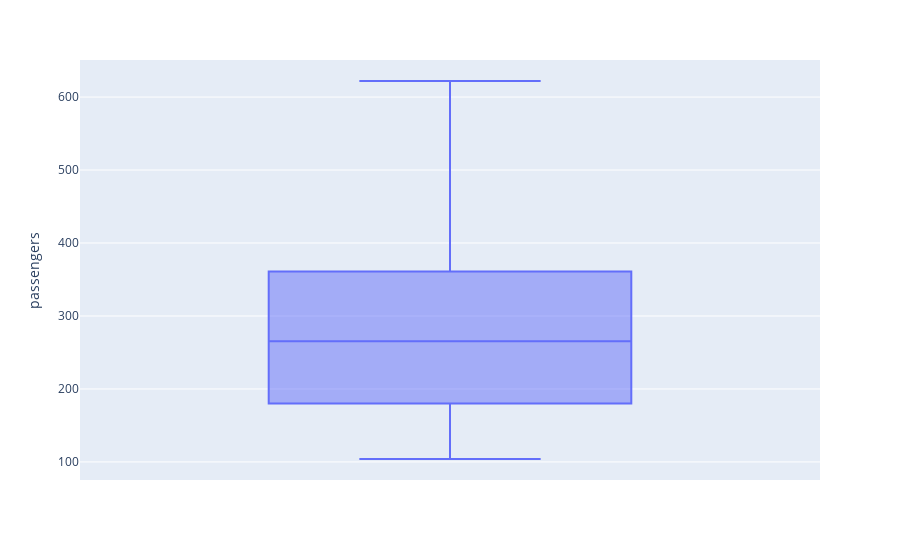
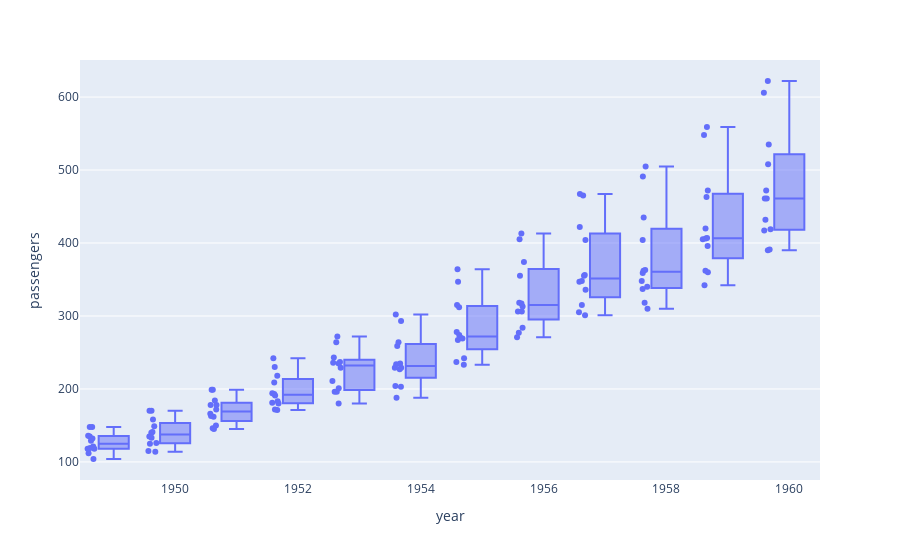
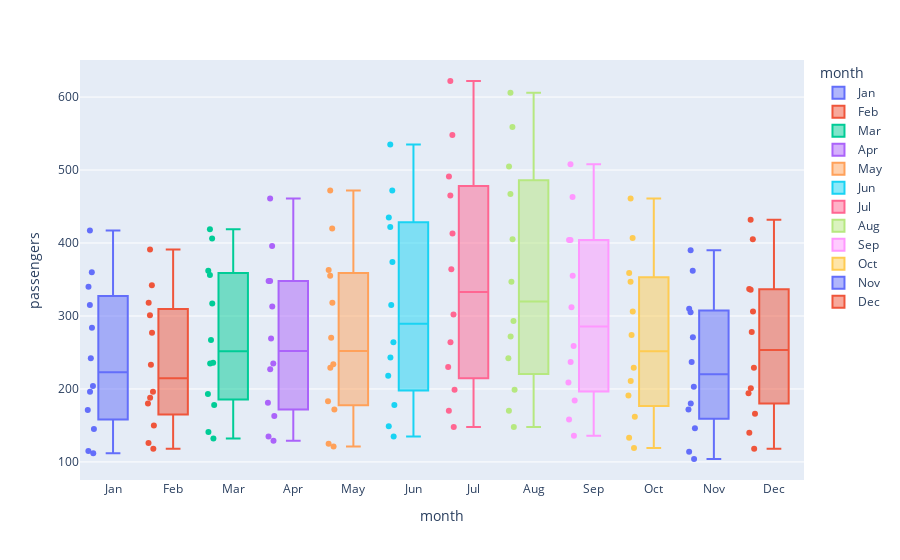

Write notebook code for charts like these, in order.
### Code cell
import seaborn as sb
sb.get_dataset_names()

data=sb.load_dataset('flights')
print(data)

import plotly.express as px
fig = px.box(data, y="passengers")
# fig = px.box(data, y="passengers", notched=True)
fig.show()

fig = px.box(data, x="year", y="passengers", points="all")
fig.show()

fig = px.box(data, x="month", y="passengers", points="all", color="month")
fig.show()

### Figure 1 — Plotly figure (JSON) as saved in the notebook; plotly's stock layout.template omitted (floating-point values rounded to 4 significant figures; data arrays with more than 128 entries replaced by an {"elided": "..."} marker saying what was removed)
{"data": [{"alignmentgroup": "True", "hovertemplate": "passengers=%{y}<extra></extra>", "legendgroup": "", "marker": {"color": "#636efa"}, "name": "", "notched": false, "offsetgroup": "", "orientation": "v", "showlegend": false, "type": "box", "x0": " ", "xaxis": "x", "y": {"elided": "144 int values"}, "y0": " ", "yaxis": "y"}], "layout": {"boxmode": "group", "legend": {"tracegroupgap": 0}, "margin": {"t": 60}, "xaxis": {"anchor": "y", "domain": [0, 1]}, "yaxis": {"anchor": "x", "domain": [0, 1], "title": {"text": "passengers"}}}}

### Figure 2 — Plotly figure (JSON) as saved in the notebook; plotly's stock layout.template omitted (floating-point values rounded to 4 significant figures; data arrays with more than 128 entries replaced by an {"elided": "..."} marker saying what was removed)
{"data": [{"alignmentgroup": "True", "boxpoints": "all", "hovertemplate": "year=%{x}<br>passengers=%{y}<extra></extra>", "legendgroup": "", "marker": {"color": "#636efa"}, "name": "", "notched": false, "offsetgroup": "", "orientation": "v", "showlegend": false, "type": "box", "x": {"elided": "144 int values"}, "x0": " ", "xaxis": "x", "y": {"elided": "144 int values"}, "y0": " ", "yaxis": "y"}], "layout": {"boxmode": "group", "legend": {"tracegroupgap": 0}, "margin": {"t": 60}, "xaxis": {"anchor": "y", "domain": [0, 1], "title": {"text": "year"}}, "yaxis": {"anchor": "x", "domain": [0, 1], "title": {"text": "passengers"}}}}

### Figure 3 — Plotly figure (JSON) as saved in the notebook; plotly's stock layout.template omitted (floating-point values rounded to 4 significant figures)
{"data": [{"alignmentgroup": "True", "boxpoints": "all", "hovertemplate": "month=%{x}<br>passengers=%{y}<extra></extra>", "legendgroup": "Jan", "marker": {"color": "#636efa"}, "name": "Jan", "notched": false, "offsetgroup": "Jan", "orientation": "v", "showlegend": true, "type": "box", "x": ["Jan", "Jan", "Jan", "Jan", "Jan", "Jan", "Jan", "Jan", "Jan", "Jan", "Jan", "Jan"], "x0": " ", "xaxis": "x", "y": [112, 115, 145, 171, 196, 204, 242, 284, 315, 340, 360, 417], "y0": " ", "yaxis": "y"}, {"alignmentgroup": "True", "boxpoints": "all", "hovertemplate": "month=%{x}<br>passengers=%{y}<extra></extra>", "legendgroup": "Feb", "marker": {"color": "#EF553B"}, "name": "Feb", "notched": false, "offsetgroup": "Feb", "orientation": "v", "showlegend": true, "type": "box", "x": ["Feb", "Feb", "Feb", "Feb", "Feb", "Feb", "Feb", "Feb", "Feb", "Feb", "Feb", "Feb"], "x0": " ", "xaxis": "x", "y": [118, 126, 150, 180, 196, 188, 233, 277, 301, 318, 342, 391], "y0": " ", "yaxis": "y"}, {"alignmentgroup": "True", "boxpoints": "all", "hovertemplate": "month=%{x}<br>passengers=%{y}<extra></extra>", "legendgroup": "Mar", "marker": {"color": "#00cc96"}, "name": "Mar", "notched": false, "offsetgroup": "Mar", "orientation": "v", "showlegend": true, "type": "box", "x": ["Mar", "Mar", "Mar", "Mar", "Mar", "Mar", "Mar", "Mar", "Mar", "Mar", "Mar", "Mar"], "x0": " ", "xaxis": "x", "y": [132, 141, 178, 193, 236, 235, 267, 317, 356, 362, 406, 419], "y0": " ", "yaxis": "y"}, {"alignmentgroup": "True", "boxpoints": "all", "hovertemplate": "month=%{x}<br>passengers=%{y}<extra></extra>", "legendgroup": "Apr", "marker": {"color": "#ab63fa"}, "name": "Apr", "notched": false, "offsetgroup": "Apr", "orientation": "v", "showlegend": true, "type": "box", "x": ["Apr", "Apr", "Apr", "Apr", "Apr", "Apr", "Apr", "Apr", "Apr", "Apr", "Apr", "Apr"], "x0": " ", "xaxis": "x", "y": [129, 135, 163, 181, 235, 227, 269, 313, 348, 348, 396, 461], "y0": " ", "yaxis": "y"}, {"alignmentgroup": "True", "boxpoints": "all", "hovertemplate": "month=%{x}<br>passengers=%{y}<extra></extra>", "legendgroup": "May", "marker": {"color": "#FFA15A"}, "name": "May", "notched": false, "offsetgroup": "May", "orientation": "v", "showlegend": true, "type": "box", "x": ["May", "May", "May", "May", "May", "May", "May", "May", "May", "May", "May", "May"], "x0": " ", "xaxis": "x", "y": [121, 125, 172, 183, 229, 234, 270, 318, 355, 363, 420, 472], "y0": " ", "yaxis": "y"}, {"alignmentgroup": "True", "boxpoints": "all", "hovertemplate": "month=%{x}<br>passengers=%{y}<extra></extra>", "legendgroup": "Jun", "marker": {"color": "#19d3f3"}, "name": "Jun", "notched": false, "offsetgroup": "Jun", "orientation": "v", "showlegend": true, "type": "box", "x": ["Jun", "Jun", "Jun", "Jun", "Jun", "Jun", "Jun", "Jun", "Jun", "Jun", "Jun", "Jun"], "x0": " ", "xaxis": "x", "y": [135, 149, 178, 218, 243, 264, 315, 374, 422, 435, 472, 535], "y0": " ", "yaxis": "y"}, {"alignmentgroup": "True", "boxpoints": "all", "hovertemplate": "month=%{x}<br>passengers=%{y}<extra></extra>", "legendgroup": "Jul", "marker": {"color": "#FF6692"}, "name": "Jul", "notched": false, "offsetgroup": "Jul", "orientation": "v", "showlegend": true, "type": "box", "x": ["Jul", "Jul", "Jul", "Jul", "Jul", "Jul", "Jul", "Jul", "Jul", "Jul", "Jul", "Jul"], "x0": " ", "xaxis": "x", "y": [148, 170, 199, 230, 264, 302, 364, 413, 465, 491, 548, 622], "y0": " ", "yaxis": "y"}, {"alignmentgroup": "True", "boxpoints": "all", "hovertemplate": "month=%{x}<br>passengers=%{y}<extra></extra>", "legendgroup": "Aug", "marker": {"color": "#B6E880"}, "name": "Aug", "notched": false, "offsetgroup": "Aug", "orientation": "v", "showlegend": true, "type": "box", "x": ["Aug", "Aug", "Aug", "Aug", "Aug", "Aug", "Aug", "Aug", "Aug", "Aug", "Aug", "Aug"], "x0": " ", "xaxis": "x", "y": [148, 170, 199, 242, 272, 293, 347, 405, 467, 505, 559, 606], "y0": " ", "yaxis": "y"}, {"alignmentgroup": "True", "boxpoints": "all", "hovertemplate": "month=%{x}<br>passengers=%{y}<extra></extra>", "legendgroup": "Sep", "marker": {"color": "#FF97FF"}, "name": "Sep", "notched": false, "offsetgroup": "Sep", "orientation": "v", "showlegend": true, "type": "box", "x": ["Sep", "Sep", "Sep", "Sep", "Sep", "Sep", "Sep", "Sep", "Sep", "Sep", "Sep", "Sep"], "x0": " ", "xaxis": "x", "y": [136, 158, 184, 209, 237, 259, 312, 355, 404, 404, 463, 508], "y0": " ", "yaxis": "y"}, {"alignmentgroup": "True", "boxpoints": "all", "hovertemplate": "month=%{x}<br>passengers=%{y}<extra></extra>", "legendgroup": "Oct", "marker": {"color": "#FECB52"}, "name": "Oct", "notched": false, "offsetgroup": "Oct", "orientation": "v", "showlegend": true, "type": "box", "x": ["Oct", "Oct", "Oct", "Oct", "Oct", "Oct", "Oct", "Oct", "Oct", "Oct", "Oct", "Oct"], "x0": " ", "xaxis": "x", "y": [119, 133, 162, 191, 211, 229, 274, 306, 347, 359, 407, 461], "y0": " ", "yaxis": "y"}, {"alignmentgroup": "True", "boxpoints": "all", "hovertemplate": "month=%{x}<br>passengers=%{y}<extra></extra>", "legendgroup": "Nov", "marker": {"color": "#636efa"}, "name": "Nov", "notched": false, "offsetgroup": "Nov", "orientation": "v", "showlegend": true, "type": "box", "x": ["Nov", "Nov", "Nov", "Nov", "Nov", "Nov", "Nov", "Nov", "Nov", "Nov", "Nov", "Nov"], "x0": " ", "xaxis": "x", "y": [104, 114, 146, 172, 180, 203, 237, 271, 305, 310, 362, 390], "y0": " ", "yaxis": "y"}, {"alignmentgroup": "True", "boxpoints": "all", "hovertemplate": "month=%{x}<br>passengers=%{y}<extra></extra>", "legendgroup": "Dec", "marker": {"color": "#EF553B"}, "name": "Dec", "notched": false, "offsetgroup": "Dec", "orientation": "v", "showlegend": true, "type": "box", "x": ["Dec", "Dec", "Dec", "Dec", "Dec", "Dec", "Dec", "Dec", "Dec", "Dec", "Dec", "Dec"], "x0": " ", "xaxis": "x", "y": [118, 140, 166, 194, 201, 229, 278, 306, 336, 337, 405, 432], "y0": " ", "yaxis": "y"}], "layout": {"boxmode": "overlay", "legend": {"title": {"text": "month"}, "tracegroupgap": 0}, "margin": {"t": 60}, "xaxis": {"anchor": "y", "categoryarray": ["Jan", "Feb", "Mar", "Apr", "May", "Jun", "Jul", "Aug", "Sep", "Oct", "Nov", "Dec"], "categoryorder": "array", "domain": [0, 1], "title": {"text": "month"}}, "yaxis": {"anchor": "x", "domain": [0, 1], "title": {"text": "passengers"}}}}
